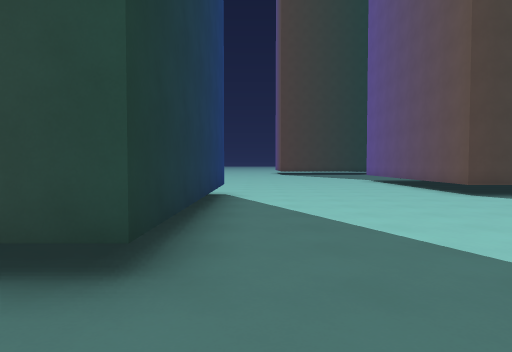
view 1 (above)

24 first-person views from a walk through a 3-D level made in the Godot game engine. The camera is 1.5 m above the floor, tilts 2° down and sees 75° across. The floor is counted in squares, 2 m on a side. Each view is taken from the middle of a square. On the plan, view 1 faces up. The plan holds only what a view shows up to about 11 squares ahead; the rest is blank. The place goes on beyond the plan. Door leaves are left out where a doorway can be walked through.

view 2
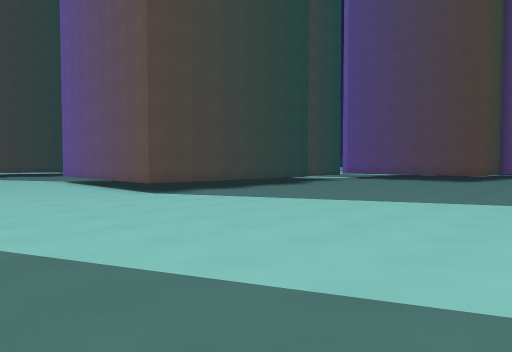

view 3
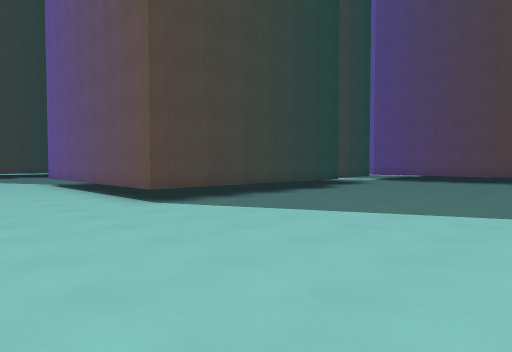

view 4
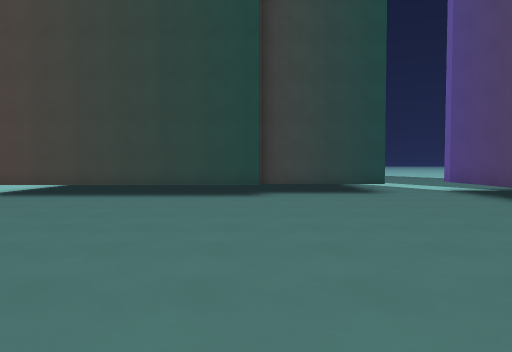

view 5
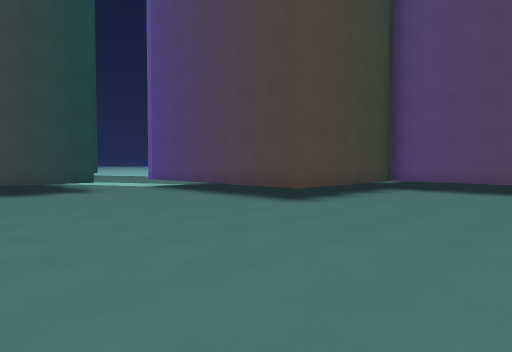

view 6
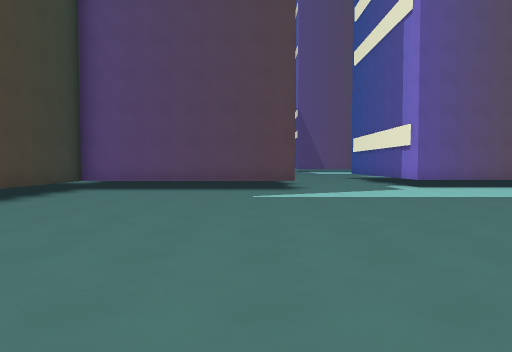

view 7
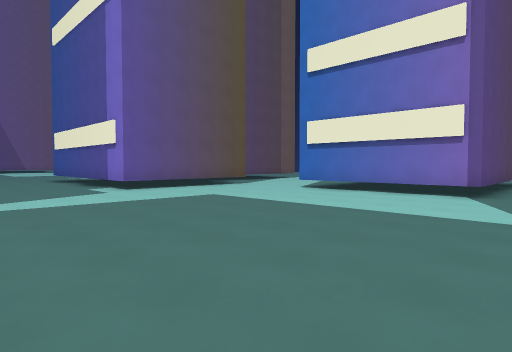

view 8
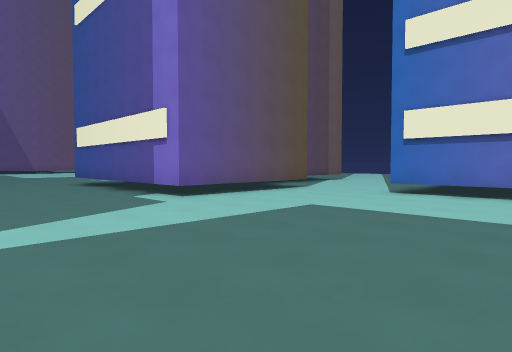

view 9
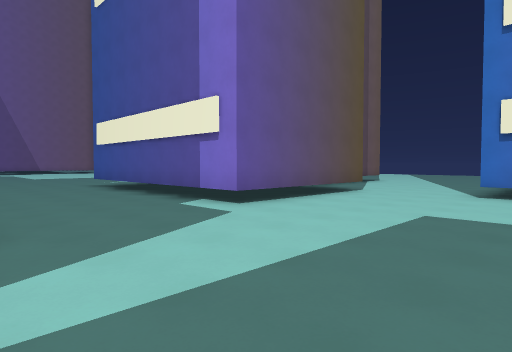

view 10
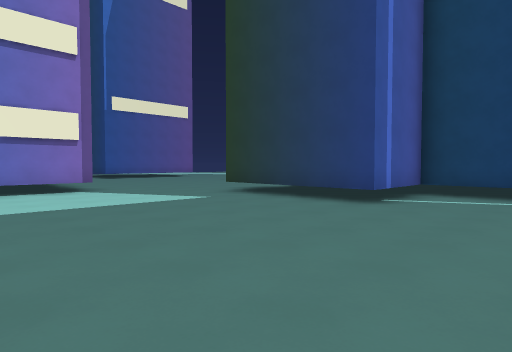

view 11
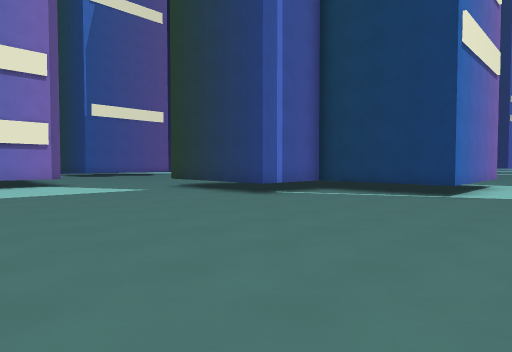

view 12
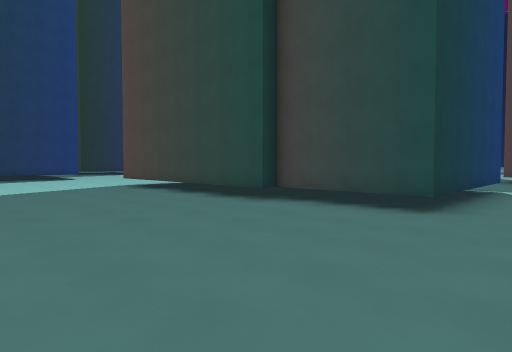

view 13
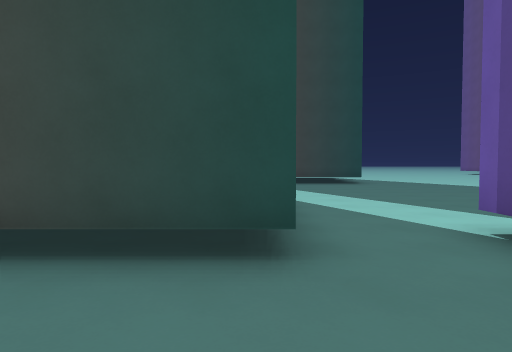

view 14
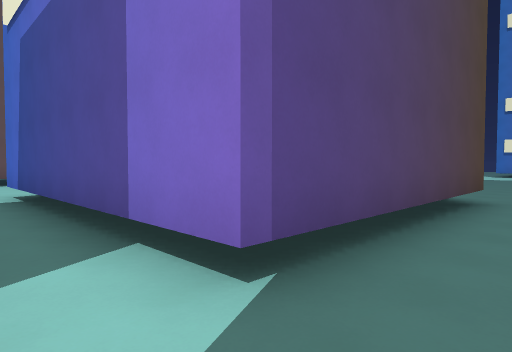

view 15
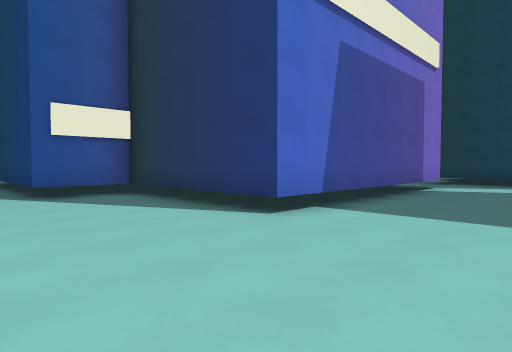

view 16
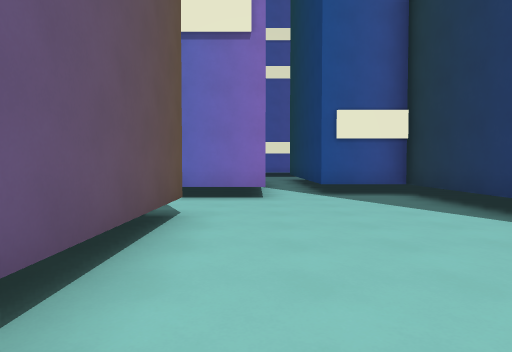

view 17
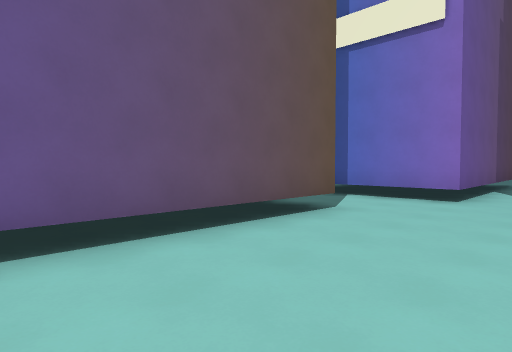

view 18
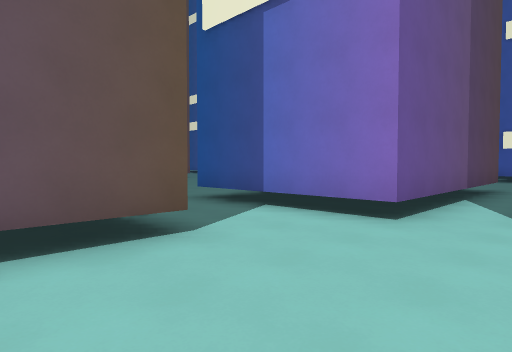

view 19
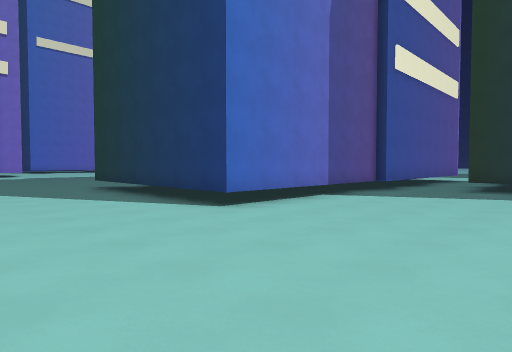

view 20
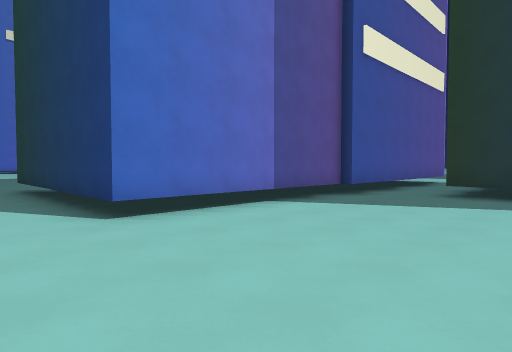

view 21
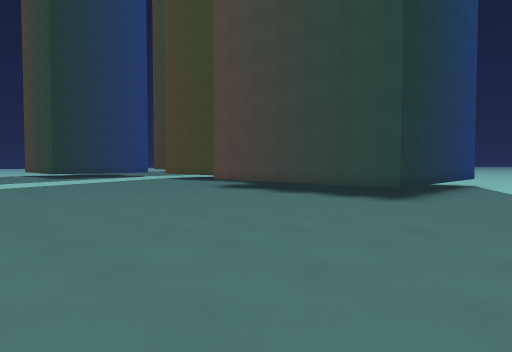

view 22
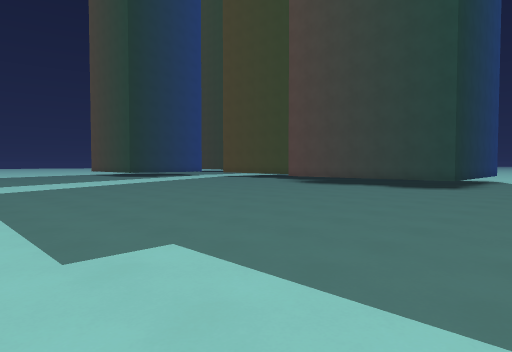

view 23
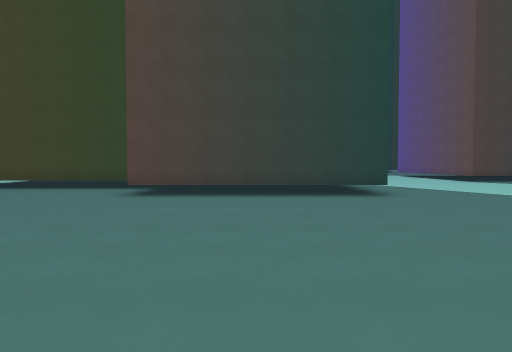

view 24
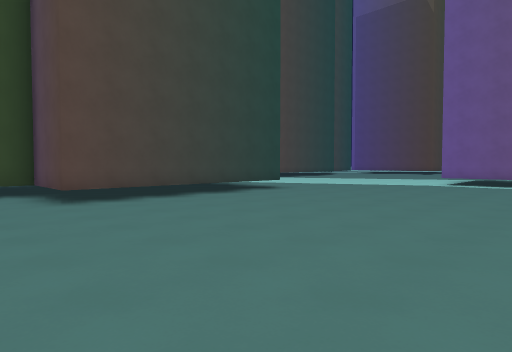

### Floor plan
Points are (right, up) in squares from view 1. A wall is a line through its corners. A room is listed if a view was taken in it or the views show most of it. See-through windows are left out.
Room 1 (views 1, 2, 3, 4, 5, 6, 7, 8, 9, 10, 11, 12, 13, 19, 20, 21, 22, 23, 24)
walls: (4.4, -3.2) (4.4, -2.8); (4.6, -1.2) (9.3, -1.2) (9.3, -4.9) (11.8, -4.9) (11.8, -9.5); (22, -3.2) (22, 3.2) (17.5, 3.2) (17.5, 9.7); (14.7, -15.8) (14.7, -11.7) (19.8, -11.7); (15.3, 9.6) (15.3, 8.6) (12.1, 8.6) (12.1, 8.1) (5.2, 8.1) (5.2, 13.5); (22.7, -12.1) (22.7, -7.2) (29.4, -7.2); (28.8, -1.4) (28.8, 4.6); (27.4, 4.6) (27.4, 0.5); (-9.5, 8.8) (-6.7, 8.8) (-6.7, 8.5) (-0.8, 8.5) (-0.8, 2.1) (-7.1, 2.1) (-7.1, 4.3) (-9.5, 4.3); (-7.6, 11.9) (-7.6, 10.6)
ways out: opening at (16.5, 9) to room 2; opening at (28, 4) to room 2
Room 2 (views 14, 15, 16, 17, 18)
walls: (30.1, 7.9) (30.1, 12.6); (17.5, 9.7) (25.2, 9.7) (25.2, 4.6) (27.4, 4.6); (28.8, 4.6) (28.8, 5.6) (31.5, 5.6); (15.3, 13.5) (15.3, 9.6)
ways out: opening at (16.5, 9) to room 1; opening at (28, 4) to room 1

Where each view was taken, in squares from view 1:
view 1: 0 up, 0 right, facing up
view 2: 0 up, 1 right, facing up-right
view 3: 2 up, 2 right, facing up-right
view 4: 0 up, 12 right, facing up
view 5: 1 down, 12 right, facing up-right
view 6: 2 down, 12 right, facing right
view 7: 3 down, 13 right, facing down-right
view 8: 3 down, 16 right, facing down-right
view 9: 3 down, 18 right, facing down-right
view 10: 2 down, 18 right, facing down-left
view 11: 1 up, 18 right, facing down-left
view 12: 3 up, 17 right, facing up-left
view 13: 6 up, 15 right, facing up
view 14: 11 up, 16 right, facing down-right
view 15: 13 up, 29 right, facing down-left
view 16: 13 up, 29 right, facing down
view 17: 13 up, 27 right, facing down-right
view 18: 10 up, 27 right, facing down-right
view 19: 13 up, 3 right, facing down-left
view 20: 13 up, 1 right, facing down-left
view 21: 5 down, 2 right, facing up-left
view 22: 9 down, 2 right, facing up-left
view 23: 6 down, 4 left, facing up
view 24: 5 down, 9 left, facing up-right
